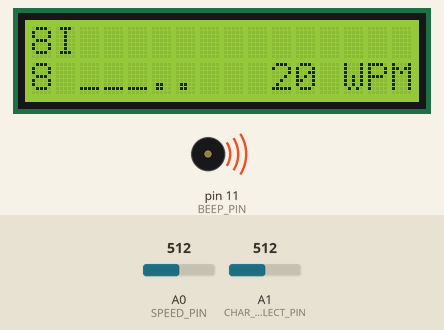
A sketch run on a simulated Arduino Uno, built with avr-gcc and run on an emulated ATmega328P. Parts: 16×2 character LCD, buzzer (waves = sounding). The inputs (shaded band) are chosen by the test bench; at power-on: A0 (SPEED_PIN) = 512, A1 (CHAR_SELECT_PIN) = 512. Random numbers use the default seed unless the sketch sets one.

Above: at 1.5 s.
1.6 s: A0 (SPEED_PIN) set to 1023
At 2.8 s:
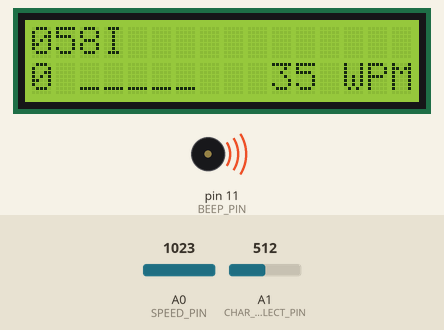
5.4 s: A1 (CHAR_SELECT_PIN) set to 583
8.8 s: A1 (CHAR_SELECT_PIN) set to 610
At 9.5 s:
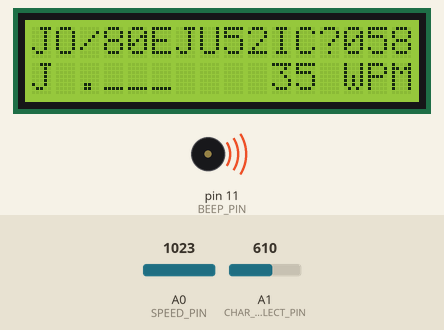
11.8 s: A1 (CHAR_SELECT_PIN) set to 590
At 13.0 s:
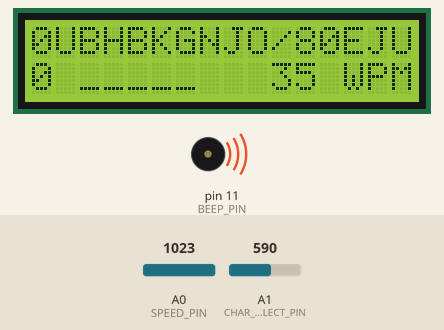
15.3 s: A1 (CHAR_SELECT_PIN) set to 716
At 16.68 s:
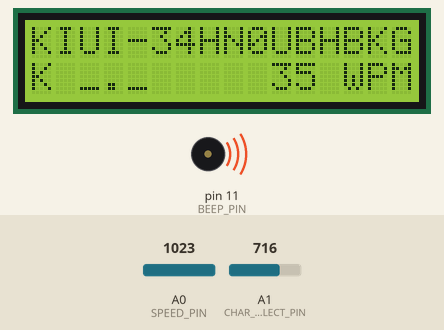
17.9 s: A1 (CHAR_SELECT_PIN) set to 122
At 18.6 s:
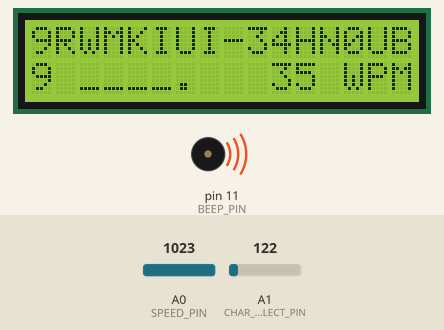
Timing chart, 0 to 20.9 s (numbered marks = the images above; inputs shaded):
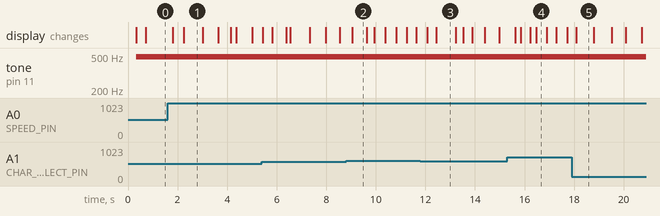

Measured:
- the behaviour switches between 600 and 601 on A1 (CHAR_SELECT_PIN) (found by bisection; images 1 and 2)
- what the display in image 1 shows lasts 0.8 s, from 2.2 s to 3.0 s
- what the display in image 2 shows lasts 0.5 s, from 9.1 s to 9.6 s
- what the display in image 4 shows lasts 0.4 s, from 16.5 s to 16.9 s
- what the display in image 5 shows lasts 0.7 s, from 18.1 s to 18.8 s

The sketch:

RandomCodePractice.ino
```cpp
// (licence header left out)
#include <Wire.h>
#include <LiquidCrystal_I2C.h>
#include "Morse.h"

const int LCD_COLUMNS = 16; // set width of LCD
const int LCD_ADDRESS = 0x3F; // I2C LCD Address
const int LCD_ROWS = 2; // Number of lines on LCD

const int BEEP_PIN = 11; // Pin for CW tone
const int SPEED_PIN = A0; // Pin for speed pot
const int CHAR_SELECT_PIN = A1; // Pin for char mode selector

const int MIN_WPM = 5; // minimum speed in WPM
const int MAX_WPM = 35; // maximum speed in WPM

const int HISTORY_ROW = 0; // which row of the LCD to display the character history
const int STATUS_ROW = 1; // which row of the LCD to display the status (speed, current char, morse representation)
const bool SCROLL_LEFT_TO_RIGHT = false; // sets the direction of the history scrolling

char charset[41];  // The array to hold the CW Alphabet 0-9,-./A-Z

LiquidCrystal_I2C lcd(LCD_ADDRESS, LCD_COLUMNS, LCD_ROWS);

int cw_speed_wpm = 15;  // initial CW Speed
Morse morse(BEEP_PIN, cw_speed_wpm, 1);

/*
 * Command: initialises the global charset array with all the characters
 * that will be used in code generation (0-9 , . / ? A-Z)
 */
void initCharset() {
  for (int x = 0 ; x<14 ; x++) {
    // 0-9,-./
    charset[x] = char(44 + x);
  }

  for (int x = 14 ; x<40 ; x++) {
    // A-Z
    charset[x] = char(51+x);
  }

  charset[40] = char(63);  // add ? character
}

/*
 * Command: one-time setup
 */
void setup() {
  lcd.init();
  lcd.backlight();
  lcd.home();  // Set the cursor to line 0, column 0

  initCharset();

  // Seed the Random Number Generator
  randomSeed(analogRead(3));

  delay(250);
}

/*
 * Command: read the current state of the speed selector
 * and adjust the Morse speed accordingly
 */
void updateSpeed() {
  cw_speed_wpm = map(analogRead(SPEED_PIN), 0, 1023, MIN_WPM, MAX_WPM);
  morse.setSpeed(cw_speed_wpm);
  lcd.setCursor(10, STATUS_ROW);
  if (cw_speed_wpm < 10) {
    lcd.print(F(" "));
  }
  lcd.print(cw_speed_wpm);
  lcd.print(F(" WPM"));
}

/*
 * Returns: a random character, selected on the basis of the
 * current state of the charater select switch
 */
char pickCharacter() {
  int charMode = analogRead(CHAR_SELECT_PIN);
  int index;

  if (charMode < 300) {
    // pick numbers only
    index = 4 + char(random(10));
  } else if (charMode > 600) {
    // pick alpha only
    index = 14 + char(random(26));
  } else {
    // pick any
    index = char(random(41));
  }

  return charset[index];
}

/*
 * Command: main loop
 */
void loop() {
  static String history = "";  // holds LCD scrolling text
  static char morse_code[8];   // holds the dit-dah representation of the current character

  updateSpeed();

  char c = pickCharacter();

  // display the history
  if (SCROLL_LEFT_TO_RIGHT) {
    if (history.length() >15) history = history.substring(1, 16);
    history = history + String(c);
  } else {
    if (history.length() >15) history = history.substring(0, 15);
    history = String(c) + history;
  }
  lcd.setCursor(0, HISTORY_ROW);
  lcd.print(history);

  // display the status line and play the morse code
  morse.getCode(c, morse_code, sizeof(morse_code));
  lcd.setCursor(0, STATUS_ROW);
  lcd.print(c);
  lcd.setCursor(2, STATUS_ROW);
  lcd.print(morse_code);
  morse.send(c);
}
```

Morse.cpp
```cpp
//
// Arduino Morse Library
// Written by Erik Linder SM0RVV and Mark VandeWettering K6HX
// Contact: sm0rvv at google mail
//
// Released 2011 under GPLv3
//
// Version 0.2 - Erik Linder SM0RVV and Mark VandeWettering K6HX
// Version 0.2+1 - Corrected Morse Code errors , Glen Popiel KW5GP
// Version 0.2+2 - Restructure class members and added setSpeed method, Paul Gallagher
//
// Usage:
//         Morse <handle>(<outputpin>, <speed>);
//         <handle>.sendmsg (*str);
//         <handle>.send (*char);
//         <handle>.setSpeed (byte);

#include "Morse.h"

const byte _morsetab[] = { // Those with value 1 has no morsecode - code is decimal - but converted to reverse binary to send
  117, //ASCII 33 !
  82,  //ASCII 34 "
  1,   //ASCII 35 #
  200, //ASCII 36 $
  1,   //ASCII 37 %
  34,  //ASCII 38 &
  94,  //ASCII 39 '
  45,  //ASCII 40 (
  109, //ASCII 41 )
  1,   //ASCII 42 *
  42,  //ASCII 43 +
  115, //ASCII 44 ,
  97,  //ASCII 45 -
  106, //ASCII 46 .
  41,  //ASCII 47 /
  63,  //ASCII 48 0
  62,  //ASCII 49 1
  60,  //ASCII 50 2
  56,  //ASCII 51 3
  48,  //ASCII 52 4
  32,  //ASCII 53 5
  33,  //ASCII 54 6
  35,  //ASCII 55 7
  39,  //ASCII 56 8
  47,  //ASCII 57 9
  71,  //ASCII 58 :
  85,  //ASCII 59 ;
  1,   //ASCII 60 <
  49,  //ASCII 61 =
  1,   //ASCII 62 >
  76,  //ASCII 63 ?
  86,  //ASCII 64 @
  6,   //ASCII 65 A
  17,  //ASCII 66 B
  21,  //ASCII 67 C
  9,   //ASCII 68 D
  2,   //ASCII 69 E
  20,  //ASCII 70 F
  11,  //ASCII 71 G
  16,  //ASCII 72 H
  4,   //ASCII 73 I
  30,  //ASCII 74 J
  13,  //ASCII 75 K
  18,  //ASCII 76 L
  7,   //ASCII 77 M
  5,   //ASCII 78 N
  15,  //ASCII 79 O
  22,  //ASCII 80 P
  27,  //ASCII 81 Q
  10,  //ASCII 82 R
  8,   //ASCII 83 S
  3,   //ASCII 84 T
  12,  //ASCII 85 U
  24,  //ASCII 86 V
  14,  //ASCII 87 W
  25,  //ASCII 88 X
  29,  //ASCII 89 Y
  19,  //ASCII 90 Z
  1,   //ASCII 91 [
  64,  //ASCII 92 backslash
  1,   //ASCII 93 ]
  1,   //ASCII 94 ^
  108, //ASCII 95 _
  94,  //ASCII 96 `
  6,   //ASCII 97 a
  17,  //ASCII 98 b
  21,  //ASCII 99 c
  9,   //ASCII 100 d
  2,   //ASCII 101 e
  20,  //ASCII 102 f
  11,  //ASCII 103 g
  16,  //ASCII 104 h
  4,   //ASCII 105 i
  30,  //ASCII 106 j
  13,  //ASCII 107 k
  18,  //ASCII 108 l
  7,   //ASCII 109 m
  5,   //ASCII 110 n
  15,  //ASCII 111 o
  22,  //ASCII 112 p
  27,  //ASCII 113 q
  10,  //ASCII 114 r
  8,   //ASCII 115 s
  3,   //ASCII 116 t
  12,  //ASCII 117 u
  24,  //ASCII 118 v
  14,  //ASCII 119 w
  25,  //ASCII 120 x
  29,  //ASCII 121 y
  19,  //ASCII 122 z
  1,   //ASCII 123 left brace
  1,   //ASCII 124 vertical bar
  1,   //ASCII 125 right brace
  1,   //ASCII 126 tilde
};

byte getMorseValue(char c) {
  byte _i = ((byte) c) - 33;
  return _morsetab[_i];
}


Morse::Morse(byte pin, byte speed, byte beep)
{
  // Save values for later use
  _pin = pin;
  _beep = beep;

  setSpeed(speed);

  // Set the pin to output mode
  pinMode(_pin, OUTPUT);
}

// Returns the morse code for the given charater as a dit-dah string representation
// buffer provider must be pre-allocated and long enough for the code.
void Morse::getCode(char c, char *buffer, byte buffer_len)
{
  // fill buffer with blanks
  for (int i = 0; i < buffer_len - 1; ++i) buffer[i] = ' ';
  buffer[buffer_len - 1] = '\0';

  if (c == ' ') return;

  // Do a table lookup to get morse data
  byte _p = getMorseValue(c);
  byte code_index = 0;

  // Main algoritm for each morse sign
  while (_p != 1) {
    if (_p & 1) {
      buffer[code_index] = '_';
      // dash();
    } else {
      buffer[code_index] = '.';
      // dit();
    }
    if (code_index < buffer_len - 2) ++code_index;
    _p = _p / 2;
  }
}

// Updates the current speed in WPM
void Morse::setSpeed(byte speed)
{
  _speed = speed;

  // Calculate the length of dash and dot
  _dotlen = (1200/_speed);
  _dashlen =  (3*_dotlen);
}

void Morse::dash()
{
  digitalWrite(_pin, HIGH);
  delay(_dashlen);
  digitalWrite(_pin, LOW);
  delay(_dotlen);
}

void Morse::dit()
{
  digitalWrite(_pin, HIGH);
  delay(_dotlen);
  digitalWrite(_pin, LOW);
  delay(_dotlen);
}

void Morse::bdash()
{
  analogWrite(_pin, 128);
  delay(_dashlen);
  analogWrite(_pin, 0);
  delay(_dotlen);
}

void Morse::bdit()
{
  analogWrite(_pin, 128);
  delay(_dotlen);
  analogWrite(_pin, 0);
  delay(_dotlen);
}

void Morse::send(char c)
{
  // Send space
  if (c == ' ') {
    delay(7*_dotlen) ;
    return ;
  }

  // Do a table lookup to get morse data
  byte _p = getMorseValue(c);

  // Main algoritm for each morse sign
  while (_p != 1) {
    if (_p & 1)
      switch (_beep) {
        case 0:
          dash();
          break;
        case 1:
          bdash();
          break;
        default:
          break;
      }
    else
      switch (_beep) {
        case 0:
          dit();
          break;
        case 1:
          bdit();
          break;
        default:
          break;
      }
    _p = _p / 2;
  }
  // Letterspace
  delay(2*_dotlen);
}

void Morse::sendmsg(char *str)
{
  while (*str) {
    send(*str++);
  }
}
```

Morse.h
```cpp
//
// Arduino Morse Library
// Written by Erik Linder SM0RVV and Mark VandeWettering K6HX
// Contact: sm0rvv at google mail
//
// Released 2011 under GPLv3
//
// Version 0.2 - Erik Linder SM0RVV and Mark VandeWettering K6HX
// Version 0.2+1 - Corrected Morse Code errors , Glen Popiel KW5GP
// Version 0.2+2 - Restructure class members and added setSpeed method, Paul Gallagher
//
// Usage:
//         Morse <handle>(<outputpin>, <speed>);
//         <handle>.sendmsg (*str);
//         <handle>.send (*char);
//         <handle>.setSpeed (byte);

#pragma once

#include "Arduino.h"

class Morse
{
  public:
    Morse(byte pin, byte speed, byte beep);
    void sendmsg(char *str);
    void send(char c);
    void getCode(char c, char *buffer, byte buffer_len);
    void setSpeed(byte speed);
  private:
    byte _speed;  // Speed in WPM
    byte _pin;    // Pin to beep or toggle
    byte _beep;   // 1 == beep to speaker, 0 == toggle pin high and low
    int _dashlen; // Length of dash
    int _dotlen;  // Length of dot

    void dash();
    void dit();
    void bdash();
    void bdit();
};
```
